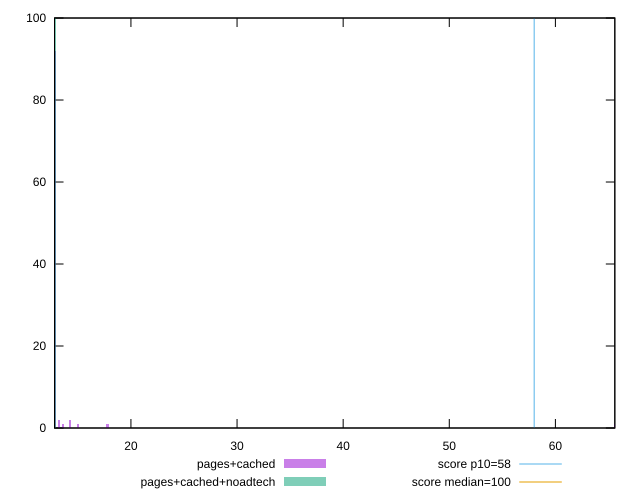

gnuplot code for this plot:
reset

$pagesCached <<EOF
65.61830862354466 1
12.846958013645793 92
15.021058600570466 1
17.78809571120187 1
14.230476568961494 2
13.24224902945028 2
13.637540045254765 1
EOF

$pagesCachedNoadtech <<EOF
12.846958013645793 100
EOF

set key outside below
set boxwidth 0.19764550790224297
set xrange [12.8:65.59999999999927]
set yrange [0:100]
set trange [0:100]
set style fill transparent solid 0.5 noborder

set parametric
set terminal svg size 640, 500 enhanced background rgb 'white'
set output "report_00018_2021-02-10T15-25-16.877Z/estimated-input-latency/comparison/histogram/1_vs_2.svg"

plot $pagesCached title "pages+cached" with boxes, \
     $pagesCachedNoadtech title "pages+cached+noadtech" with boxes, \
     58,t title "score p10=58", \
     100,t title "score median=100"

reset
